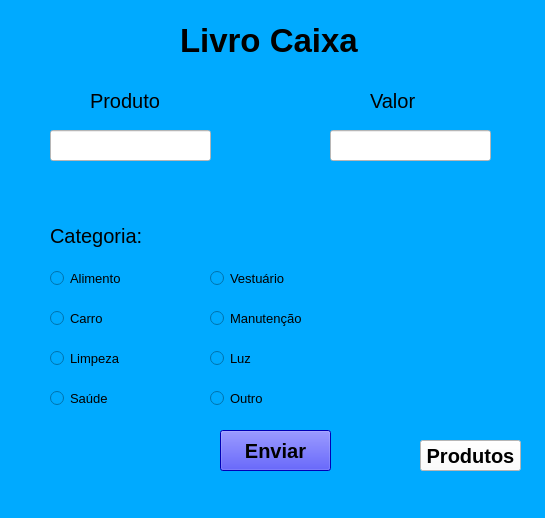
<?xml version="1.0" encoding="UTF-8"?>
<ui version="4.0">
 <class>MainWindow</class>
 <widget class="QMainWindow" name="MainWindow">
  <property name="geometry">
   <rect>
    <x>0</x>
    <y>0</y>
    <width>545</width>
    <height>518</height>
   </rect>
  </property>
  <property name="windowTitle">
   <string>MainWindow</string>
  </property>
  <property name="styleSheet">
   <string notr="true">background-color: rgb(0, 170, 255);</string>
  </property>
  <widget class="QWidget" name="centralwidget">
   <widget class="QLabel" name="label">
    <property name="geometry">
     <rect>
      <x>180</x>
      <y>20</y>
      <width>191</width>
      <height>41</height>
     </rect>
    </property>
    <property name="font">
     <font>
      <pointsize>25</pointsize>
      <weight>75</weight>
      <italic>false</italic>
      <bold>true</bold>
     </font>
    </property>
    <property name="text">
     <string>Livro Caixa</string>
    </property>
   </widget>
   <widget class="QLabel" name="label_2">
    <property name="geometry">
     <rect>
      <x>90</x>
      <y>90</y>
      <width>81</width>
      <height>21</height>
     </rect>
    </property>
    <property name="font">
     <font>
      <pointsize>15</pointsize>
     </font>
    </property>
    <property name="text">
     <string>Produto</string>
    </property>
   </widget>
   <widget class="QLabel" name="label_3">
    <property name="geometry">
     <rect>
      <x>370</x>
      <y>90</y>
      <width>71</width>
      <height>21</height>
     </rect>
    </property>
    <property name="font">
     <font>
      <pointsize>15</pointsize>
     </font>
    </property>
    <property name="text">
     <string>Valor</string>
    </property>
   </widget>
   <widget class="QLabel" name="label_4">
    <property name="geometry">
     <rect>
      <x>50</x>
      <y>220</y>
      <width>101</width>
      <height>31</height>
     </rect>
    </property>
    <property name="font">
     <font>
      <pointsize>15</pointsize>
     </font>
    </property>
    <property name="text">
     <string>Categoria:</string>
    </property>
   </widget>
   <widget class="QLineEdit" name="lineEdit">
    <property name="geometry">
     <rect>
      <x>50</x>
      <y>130</y>
      <width>161</width>
      <height>31</height>
     </rect>
    </property>
    <property name="styleSheet">
     <string notr="true">background-color: rgb(255, 255, 255);</string>
    </property>
   </widget>
   <widget class="QLineEdit" name="lineEdit_2">
    <property name="geometry">
     <rect>
      <x>330</x>
      <y>130</y>
      <width>161</width>
      <height>31</height>
     </rect>
    </property>
    <property name="styleSheet">
     <string notr="true">background-color: rgb(255, 255, 255);</string>
    </property>
   </widget>
   <widget class="QRadioButton" name="radioButton">
    <property name="geometry">
     <rect>
      <x>50</x>
      <y>270</y>
      <width>82</width>
      <height>17</height>
     </rect>
    </property>
    <property name="font">
     <font>
      <pointsize>10</pointsize>
     </font>
    </property>
    <property name="text">
     <string>Alimento</string>
    </property>
   </widget>
   <widget class="QRadioButton" name="radioButton_2">
    <property name="geometry">
     <rect>
      <x>50</x>
      <y>310</y>
      <width>82</width>
      <height>17</height>
     </rect>
    </property>
    <property name="font">
     <font>
      <pointsize>10</pointsize>
     </font>
    </property>
    <property name="text">
     <string>Carro</string>
    </property>
   </widget>
   <widget class="QRadioButton" name="radioButton_3">
    <property name="geometry">
     <rect>
      <x>50</x>
      <y>350</y>
      <width>82</width>
      <height>17</height>
     </rect>
    </property>
    <property name="font">
     <font>
      <pointsize>10</pointsize>
     </font>
    </property>
    <property name="text">
     <string>Limpeza</string>
    </property>
   </widget>
   <widget class="QRadioButton" name="radioButton_4">
    <property name="geometry">
     <rect>
      <x>50</x>
      <y>390</y>
      <width>82</width>
      <height>17</height>
     </rect>
    </property>
    <property name="font">
     <font>
      <pointsize>10</pointsize>
     </font>
    </property>
    <property name="text">
     <string>Saúde</string>
    </property>
   </widget>
   <widget class="QRadioButton" name="radioButton_5">
    <property name="geometry">
     <rect>
      <x>210</x>
      <y>270</y>
      <width>82</width>
      <height>17</height>
     </rect>
    </property>
    <property name="font">
     <font>
      <pointsize>10</pointsize>
     </font>
    </property>
    <property name="text">
     <string>Vestuário</string>
    </property>
   </widget>
   <widget class="QRadioButton" name="radioButton_6">
    <property name="geometry">
     <rect>
      <x>210</x>
      <y>310</y>
      <width>101</width>
      <height>17</height>
     </rect>
    </property>
    <property name="font">
     <font>
      <pointsize>10</pointsize>
     </font>
    </property>
    <property name="text">
     <string>Manutenção</string>
    </property>
   </widget>
   <widget class="QRadioButton" name="radioButton_7">
    <property name="geometry">
     <rect>
      <x>210</x>
      <y>350</y>
      <width>82</width>
      <height>17</height>
     </rect>
    </property>
    <property name="font">
     <font>
      <pointsize>10</pointsize>
     </font>
    </property>
    <property name="text">
     <string>Luz</string>
    </property>
   </widget>
   <widget class="QRadioButton" name="radioButton_8">
    <property name="geometry">
     <rect>
      <x>210</x>
      <y>390</y>
      <width>82</width>
      <height>17</height>
     </rect>
    </property>
    <property name="font">
     <font>
      <pointsize>10</pointsize>
     </font>
    </property>
    <property name="text">
     <string>Outro</string>
    </property>
   </widget>
   <widget class="QPushButton" name="pushButton">
    <property name="geometry">
     <rect>
      <x>220</x>
      <y>430</y>
      <width>111</width>
      <height>41</height>
     </rect>
    </property>
    <property name="font">
     <font>
      <pointsize>15</pointsize>
      <weight>75</weight>
      <bold>true</bold>
     </font>
    </property>
    <property name="layoutDirection">
     <enum>Qt::LeftToRight</enum>
    </property>
    <property name="styleSheet">
     <string notr="true">background-color: rgb(0, 0, 255);</string>
    </property>
    <property name="text">
     <string>Enviar</string>
    </property>
   </widget>
   <widget class="QPushButton" name="pushButton_2">
    <property name="geometry">
     <rect>
      <x>420</x>
      <y>440</y>
      <width>101</width>
      <height>31</height>
     </rect>
    </property>
    <property name="font">
     <font>
      <pointsize>15</pointsize>
      <weight>75</weight>
      <bold>true</bold>
     </font>
    </property>
    <property name="styleSheet">
     <string notr="true">background-color: rgb(255, 255, 255);</string>
    </property>
    <property name="text">
     <string>Produtos</string>
    </property>
   </widget>
  </widget>
  <widget class="QMenuBar" name="menubar">
   <property name="geometry">
    <rect>
     <x>0</x>
     <y>0</y>
     <width>545</width>
     <height>21</height>
    </rect>
   </property>
  </widget>
  <widget class="QStatusBar" name="statusbar"/>
 </widget>
 <resources/>
 <connections/>
</ui>
